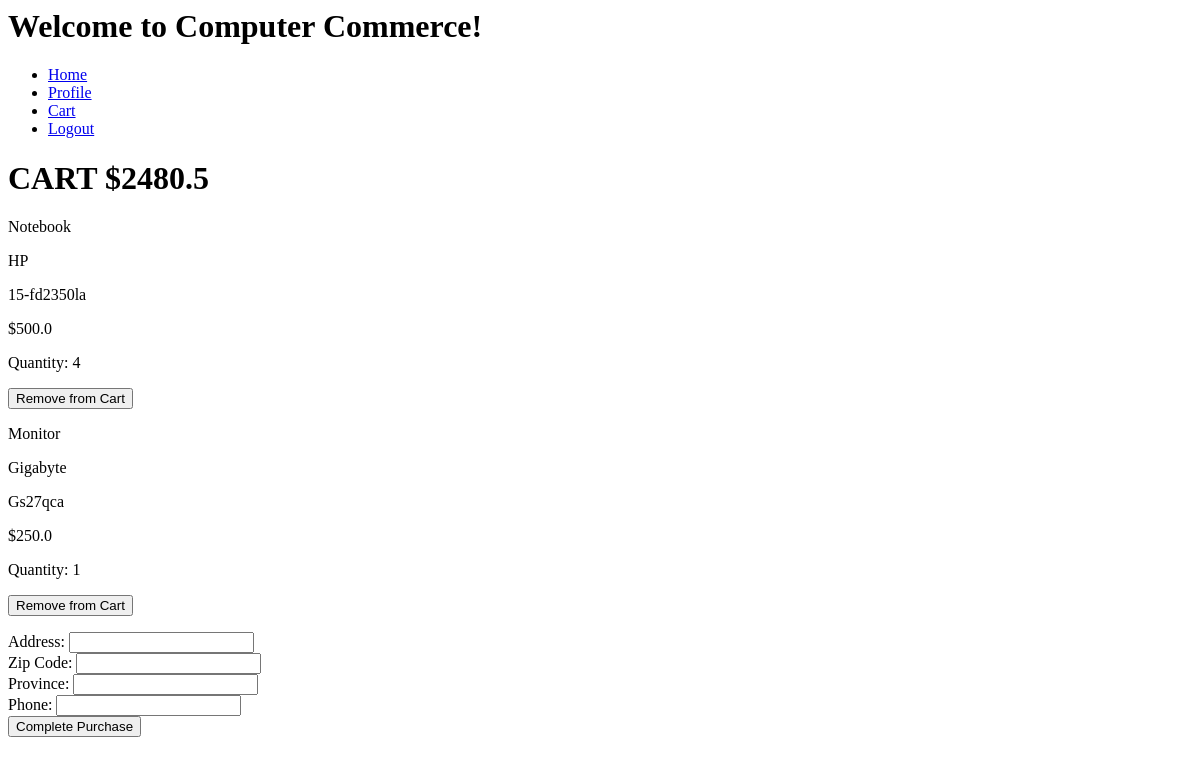
Before: /checkout/ (signed in) with the older database file.
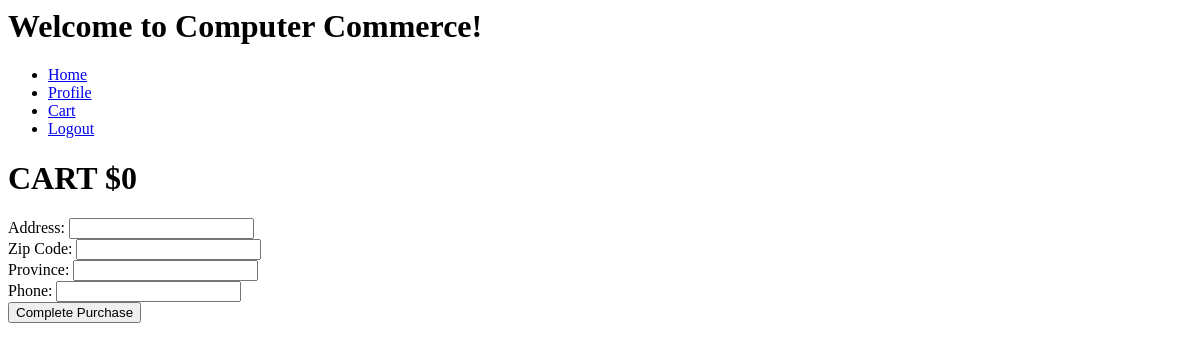
After: the same page with the newer database file.
### checkout/models.py (models this page shows, shortened)
class CheckOut(models.Model):
    user = models.ForeignKey(User, on_delete=models.CASCADE)
    product = models.ForeignKey(Product, on_delete=models.CASCADE)
    quantity = models.IntegerField(default=0)

### home/models.py (models this page shows, shortened)
class Product(models.Model):
    category = models.ForeignKey(Category, on_delete=models.DO_NOTHING)
    brand = models.CharField(max_length=200)
    model = models.CharField(max_length=200)
    description = models.CharField(max_length=200)
    price = models.FloatField()
    tax = models.FloatField()
    discount = models.FloatField()
    quantity = models.IntegerField()
    image = models.CharField()

class Category(models.Model):
    name = models.CharField(max_length=200)

### checkout/views.py (the view)
# urls.py: path('', views.checkout_page),
def checkout_page(request):
    user = request.user
    cart = list(CheckOut.objects.filter(user=request.user))
    total_amount = 0
    for item in cart:
        price = (item.product.price * item.quantity)
        discount = 1 - item.product.discount
        tax = 1 + item.product.tax
        total_amount += (price * discount * tax)
    return render(request, 'checkout/cart.html',{
        'user':user,
        'cart':cart,
        'total_amount': total_amount,
        'purchase_form':PurchaseForm
    })

### home/templates/checkout/cart.html (shortened to what this page needs)
{% extends 'layout/layout.html' %}
{% block content %}
    <h1>CART ${{ total_amount }}</h1>
    {% if user.is_authenticated %}
        {% for item in cart %}
            <p>{{item.product.category.name}}</p>
            <p>{{item.product.brand}}</p>
            <p>{{item.product.model}}</p>
            <p>${{item.product.price}}</p>
            <p>Quantity: {{item.quantity}}</p>
            <form action="/checkout/remove/{{ item.id }}" method="POST">
                <button>Remove from Cart</button>
            </form>
        {% endfor %}
        <form action="/user/purchase" method="POST">
            {{ purchase_form }}
            <button>Complete Purchase</button>
        </form>
    {% endif %}
{% endblock %}

Changed rows visible on the page:
removed CheckOut: product.category.name "Notebook", product.brand "HP", product.model "15-fd2350la", product.price "500.0", quantity "4"
removed CheckOut: product.category.name "Monitor", product.brand "Gigabyte", product.model "Gs27qca", product.price "250.0", quantity "1"
Other visible differences:
{{ total_amount }}: "2480.5" → "0"
